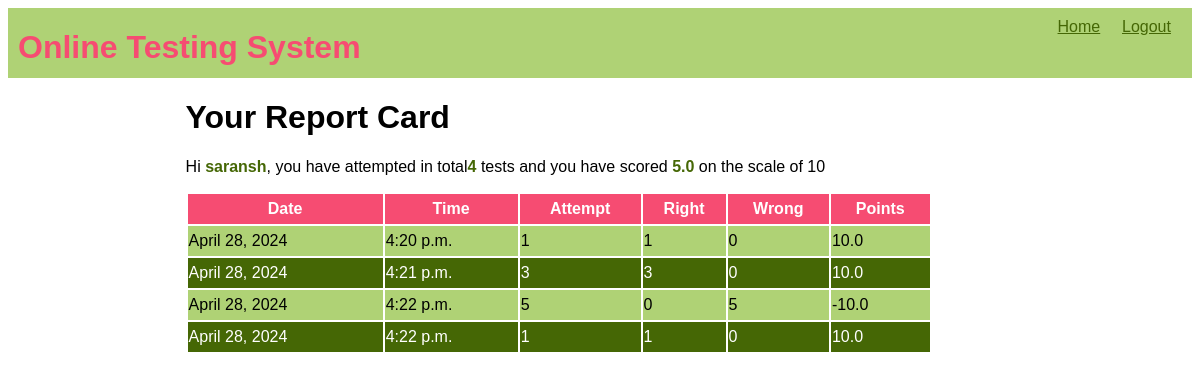
Screenshot of /test-history (signed in) with the database file from the repository.
### OTS/models.py (models this page shows)
class Candidate(models.Model):
    username=models.CharField(primary_key=True,max_length=20,)
    password=models.CharField(null=False,max_length=20)
    name=models.CharField(null=False,max_length=30)
    test_attempted=models.IntegerField(default=0)
    points=models.FloatField(default=0.0)

class Result(models.Model):
    resultid=models.BigAutoField(primary_key=True,auto_created=True)
    username=models.ForeignKey(Candidate,on_delete=models.CASCADE)
    date=models.DateField(auto_now=True)
    time=models.TimeField(auto_now=True)
    attempt=models.IntegerField()
    right=models.IntegerField()
    wrong=models.IntegerField()
    points=models.FloatField()

### OTS/views.py (the view)
# urls.py: path('test-history',testResultHistory, name="testHistory"),
def testResultHistory(request):
    if 'name' not in request.session.keys():
        res=HttpResponseRedirect("login")
    candidate=Candidate.objects.filter(username=request.session['username'])
    results=Result.objects.filter(username_id=candidate[0].username)
    context={'candidate':candidate[0],'results':results}
    res=render(request,'candidate_history.html',context)
    return res

### OTS/templates/candidate_history.html (shortened to what this page needs)
{% extends 'main.html' %}
{% block top%}
<a href="{% url 'OTS:home' %}">Home</a>
<a href="{% url 'OTS:logout' %}">Logout</a>
{%endblock%}
{% block content %}
<h1> Your Report Card </h1>
<p>Hi <span class="special">{{candidate.name}}</span>,
     you have attempted in total<span class="special">{{candidate.test_attempted}}</span> tests and you have scored <span class="special">{{candidate.points}}</span> on the scale of 10</p>
<table>
    <tr>
        <th>Date</th>
        <th>Time</th>
        <th>Attempt</th>
        <th>Right</th>
        <th>Wrong</th>
        <th>Points</th>
    </tr>
    {% for r in results %}
    <tr>
        <td>{{r.date}}</td>
        <td>{{r.time}}</td>
        <td>{{r.attempt}}</td>
        <td>{{r.right}}</td>
        <td>{{r.wrong}}</td>
        <td>{{r.points}}</td>
    </tr>
    {% endfor %}
</table>
{%endblock%}

### OTS/static/theme.css (style rules this page uses)
* { font-family: 'Gill Sans', 'Gill Sans MT', Calibri, 'Trebuchet MS', sans-serif; }
.top div.menu a { color:#456705; display: inline-block; min-width: 50px; margin-right: 10px; }
table { width: 90%; }
table tr:nth-child(odd) { background-color: #456705; color: white; height: 30px; }
table tr:nth-child(even) { background-color: #AFD275; height:30px; }
table tr:first-child { background-color:#F64C72; }
span.special { color:#456705; font-weight: bold; }

### rows the page displays
Candidate: name "saransh", test_attempted "4", points "5.0"
Result: date "April 28, 2024", time "4:20 p.m.", attempt "1", right "1", wrong "0", points "10.0"
Result: date "April 28, 2024", time "4:21 p.m.", attempt "3", right "3", wrong "0", points "10.0"
Result: date "April 28, 2024", time "4:22 p.m.", attempt "5", right "0", wrong "5", points "-10.0"
Result: date "April 28, 2024", time "4:22 p.m.", attempt "1", right "1", wrong "0", points "10.0"
